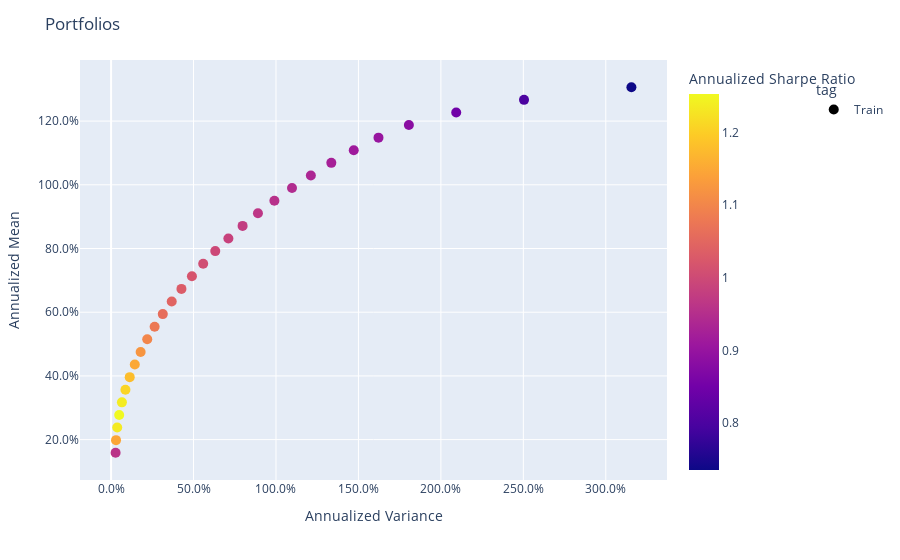

Notebook code cell kept with this figure:
### Code cell
population_train = model.predict(X_train)
population_train.set_portfolio_params(tag="Train")
# population_test.set_portfolio_params(tag="Test")

population = population_train # + population_test

fig = population.plot_measures(
    x=RiskMeasure.ANNUALIZED_VARIANCE,
    y=PerfMeasure.ANNUALIZED_MEAN,
    color_scale=RatioMeasure.ANNUALIZED_SHARPE_RATIO,
    hover_measures=[RiskMeasure.MAX_DRAWDOWN, RatioMeasure.ANNUALIZED_SORTINO_RATIO],
)
show(fig)

### Figure 1 — Plotly figure (JSON) as saved in the notebook; plotly's stock layout.template omitted (floating-point values rounded to 4 significant figures)
{"data": [{"customdata": [["Train", 0.3111, 1.368, 0.96], ["Train", 0.3402, 1.64, 1.147], ["Train", 0.3848, 1.766, 1.235], ["Train", 0.4297, 1.792, 1.253], ["Train", 0.4746, 1.768, 1.237], ["Train", 0.5194, 1.726, 1.209], ["Train", 0.5642, 1.681, 1.179], ["Train", 0.609, 1.637, 1.149], ["Train", 0.6539, 1.598, 1.123], ["Train", 0.8131, 1.564, 1.1], ["Train", 0.9739, 1.533, 1.079], ["Train", 1.135, 1.506, 1.061], ["Train", 1.296, 1.483, 1.045], ["Train", 1.456, 1.462, 1.031], ["Train", 1.617, 1.443, 1.018], ["Train", 1.778, 1.427, 1.007], ["Train", 1.936, 1.411, 0.9963], ["Train", 2.093, 1.396, 0.9859], ["Train", 2.25, 1.381, 0.9753], ["Train", 2.407, 1.366, 0.9649], ["Train", 2.564, 1.351, 0.9548], ["Train", 2.711, 1.336, 0.9449], ["Train", 2.893, 1.322, 0.9352], ["Train", 3.041, 1.308, 0.9249], ["Train", 3.204, 1.292, 0.9137], ["Train", 3.328, 1.276, 0.9015], ["Train", 3.33, 1.253, 0.8837], ["Train", 3.423, 1.205, 0.8483], ["Train", 3.651, 1.139, 0.8005], ["Train", 4.784, 1.051, 0.7354]], "hovertemplate": "<b>%{hovertext}</b><br><br>tag=%{customdata[0]}<br>Annualized Variance=%{x:.3f}<br>Annualized Mean=%{y:.3f}<br>MAX Drawdown=%{customdata[1]:.3f}<br>Annualized Sortino Ratio=%{customdata[2]:.3f}<br>Annualized Sharpe Ratio=%{marker.color:.3f}<extra></extra>", "hovertext": ["ptf0 - Variance", "ptf1 - Variance", "ptf2 - Variance", "ptf3 - Variance", "ptf4 - Variance", "ptf5 - Variance", "ptf6 - Variance", "ptf7 - Variance", "ptf8 - Variance", "ptf9 - Variance", "ptf10 - Variance", "ptf11 - Variance", "ptf12 - Variance", "ptf13 - Variance", "ptf14 - Variance", "ptf15 - Variance", "ptf16 - Variance", "ptf17 - Variance", "ptf18 - Variance", "ptf19 - Variance", "ptf20 - Variance", "ptf21 - Variance", "ptf22 - Variance", "ptf23 - Variance", "ptf24 - Variance", "ptf25 - Variance", "ptf26 - Variance", "ptf27 - Variance", "ptf28 - Variance", "ptf29 - Variance"], "legendgroup": "Train", "marker": {"color": [0.96, 1.147, 1.235, 1.253, 1.237, 1.209, 1.179, 1.149, 1.123, 1.1, 1.079, 1.061, 1.045, 1.031, 1.018, 1.007, 0.9963, 0.9859, 0.9753, 0.9649, 0.9548, 0.9449, 0.9352, 0.9249, 0.9137, 0.9015, 0.8837, 0.8483, 0.8005, 0.7354], "coloraxis": "coloraxis", "size": 10, "symbol": "circle"}, "mode": "markers", "name": "Train", "orientation": "v", "showlegend": true, "type": "scatter", "x": [0.02735, 0.02989, 0.03712, 0.04905, 0.06567, 0.08699, 0.113, 0.1437, 0.1791, 0.2192, 0.2641, 0.3136, 0.3678, 0.4266, 0.4902, 0.5585, 0.6318, 0.7113, 0.7975, 0.8906, 0.9904, 1.097, 1.211, 1.336, 1.472, 1.622, 1.806, 2.093, 2.504, 3.155], "xaxis": "x", "y": [0.1588, 0.1983, 0.2379, 0.2775, 0.317, 0.3566, 0.3962, 0.4358, 0.4753, 0.5149, 0.5545, 0.594, 0.6336, 0.6732, 0.7127, 0.7523, 0.7919, 0.8314, 0.871, 0.9106, 0.9502, 0.9897, 1.029, 1.069, 1.108, 1.148, 1.188, 1.227, 1.267, 1.306], "yaxis": "y"}], "layout": {"coloraxis": {"colorbar": {"title": {"text": "Annualized Sharpe Ratio"}}, "colorscale": [[0, "#0d0887"], [0.1111, "#46039f"], [0.2222, "#7201a8"], [0.3333, "#9c179e"], [0.4444, "#bd3786"], [0.5556, "#d8576b"], [0.6667, "#ed7953"], [0.7778, "#fb9f3a"], [0.8889, "#fdca26"], [1, "#f0f921"]]}, "legend": {"title": {"text": "tag"}, "tracegroupgap": 0, "x": 1.25, "xanchor": "left", "y": 0.96, "yanchor": "top"}, "margin": {"t": 60}, "title": {"text": "Portfolios"}, "xaxis": {"anchor": "y", "domain": [0, 1], "tickformat": ",.1%", "title": {"text": "Annualized Variance"}}, "yaxis": {"anchor": "x", "domain": [0, 1], "tickformat": ",.1%", "title": {"text": "Annualized Mean"}}}}
